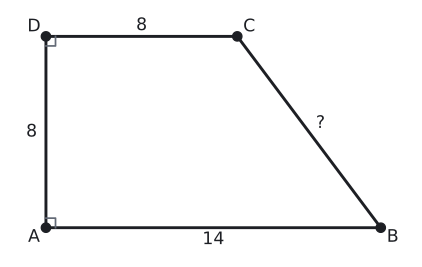

This chart was generated by the following Python code:
import sys; sys.path.insert(0, "tools")
from cizim import *

P = lambda x, y: np.array([float(x), float(y)])
uz = lambda U, V: round(float(np.linalg.norm(U - V)), 4)
def acisi(K, U, V):
    u, v = U - K, V - K
    return round(float(np.degrees(np.arccos(np.dot(u, v) / np.linalg.norm(u) / np.linalg.norm(v)))), 3)
def kesis(p, u, q, v):
    t = np.linalg.solve(np.array([u, -v]).T, q - p); return p + t[0] * u
def birim(U, V):
    t = (V - U) / np.linalg.norm(V - U); return t, np.array([-t[1], t[0]])
def paralel_isareti(U, V, f=0.5):
    M = U + f * (V - U); t, _ = birim(U, V)
    ax.annotate("", xy=M + 0.3 * S * t, xytext=M - 0.3 * S * t, arrowprops=dict(arrowstyle="-|>", color=SOLUK, lw=1.4, mutation_scale=14))
def cetik(U, V, n=1, renk=SOLUK, f=0.5):
    M = U + f * (V - U); t, m = birim(U, V)
    for i in range(n):
        c = M + (i - (n - 1) / 2) * 0.2 * S * t
        ax.plot(*zip(c - 0.22 * S * m, c + 0.22 * S * m), color=renk, lw=1.5)
def olcu(U, V, metin, d=0.5, renk=YAZI, fs=13):
    """[UV] ortasına, U->V yönünün soluna d*S uzağa yazı (d < 0: sağına)."""
    M = (U + V) / 2; _, m = birim(U, V)
    ax.text(*(M + d * S * m), metin, ha="center", va="center", color=renk, fontsize=fs)
def dik_isareti(K, U, V, r=0.4):
    a_ = (U - K) / np.linalg.norm(U - K) * r * S; b_ = (V - K) / np.linalg.norm(V - K) * r * S
    ax.plot(*zip(K + a_, K + a_ + b_, K + b_), color=SOLUK, lw=1.3)
def harf(Q, metin, dx, dy, renk=YAZI, fs=13):
    ax.text(Q[0] + dx * S, Q[1] + dy * S, metin, ha="center", va="center", color=renk, fontsize=fs)
def cizgi(U, V, renk=YAZI, lw=2.2, ls="-"):
    ax.plot(*zip(U, V), color=renk, lw=lw, ls=ls)
def basla(xmin, xmax, ymin, ymax, en=5.5):
    global fig, ax
    fig, ax = sekil(en, en * (ymax - ymin) / (xmax - xmin))
    ax.set_aspect("equal"); ax.axis("off"); ax.set_xlim(xmin, xmax); ax.set_ylim(ymin, ymax)
def yamuk(A, B, C, D, dolgu=None):
    if dolgu: ax.add_patch(patches.Polygon([A, B, C, D], closed=True, facecolor=dolgu, edgecolor="none"))
    ax.plot(*zip(A, B, C, D, A), color=YAZI)
    for Q in (A, B, C, D): nokta(ax, *Q, "")
def koseler(A, B, C, D):
    harf(A, "A", -0.5, -0.4); harf(B, "B", 0.5, -0.4); harf(C, "C", 0.5, 0.4); harf(D, "D", -0.5, 0.4)

# Soru 3: dik yamuk, |AB| = 14, |DC| = 8, |AD| = 8 -> |BC| = 10.
A, B, C, D = P(0, 0), P(14, 0), P(8, 8), P(0, 8)
S = 14 / 14
print("BC", uz(B, C))
basla(-1.6, 15.4, -1.3, 9.2)
yamuk(A, B, C, D); koseler(A, B, C, D)
dik_isareti(A, B, D); dik_isareti(D, A, C)
olcu(A, B, "14", -0.5); olcu(D, C, "8", 0.45); olcu(A, D, "8", 0.6); olcu(C, B, "?", 0.6)
kaydet(fig, __file__)
